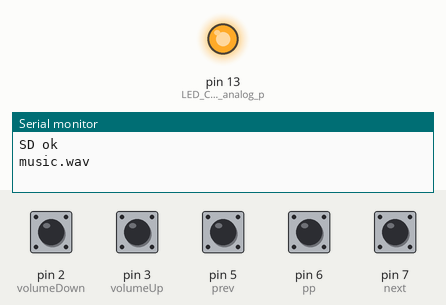
A sketch run on a simulated Arduino Uno, built with avr-gcc and run on an emulated ATmega328P. On the bench: output pins drawn as LEDs (lit = HIGH), the last lines printed to the serial monitor. Dashed ring = blinking. The inputs (shaded band) are chosen by the test bench; at power-on: pin 2 (volumeDown), pin 3 (volumeUp), pin 5 (prev), pin 6 (pp), pin 7 (next) HIGH. Storage starts empty; the audio player accepts every command and is not drawn.

Above: at 0.6 s.
At 1.2 s:
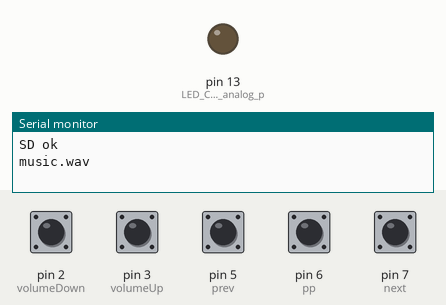
1.3 s: pin 5 (prev) pulled LOW for 0.15 s
At 1.9 s:
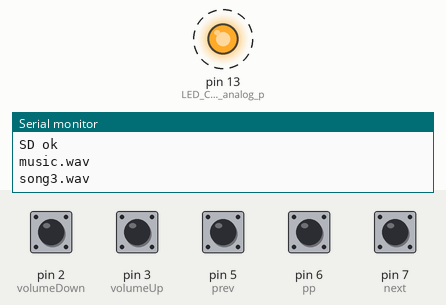
4.3 s: pin 6 (pp) pulled LOW for 0.15 s
7.3 s: pin 6 (pp) pulled LOW for 1 s
Timing chart, 0 to 16.3 s (numbered marks = the images above; inputs shaded):
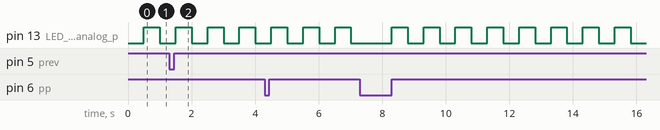

The sketch:

MP3_player_with_volume.ino
```cpp
#include <SD.h>                      // need to include the SD library
//#define SD_ChipSelectPin 53  //example uses hardware SS pin 53 on Mega2560
#define SD_ChipSelectPin 4  //using digital pin 4 on arduino nano 328, can use other pins
#include <TMRpcm.h>           //  also need to include this library...
#include <SPI.h>


TMRpcm tmrpcm;   // create an object for use in this sketch


int volumeDown=2;
int volumeUp=3;
int prev=5;
int pp=6;
int next=7;

int pauseState=0;
unsigned long time = 0;
int temp=1;
void setup(){

  pinMode(pp,INPUT_PULLUP);
  pinMode(next,INPUT_PULLUP);
  pinMode(prev,INPUT_PULLUP);
  pinMode(volumeDown,INPUT_PULLUP);
  pinMode(volumeUp,INPUT_PULLUP);

  tmrpcm.speakerPin = 10; //5,6,11 or 46 on Mega, 9 on Uno, Nano, etc
  //Complimentary Output or Dual Speakers:
  //pinMode(10,OUTPUT); Pin pairs: 9,10 Mega: 5-2,6-7,11-12,46-45

  Serial.begin(115200);
  pinMode(13,OUTPUT); //LED Connected to analog pin 0
  if (!SD.begin(SD_ChipSelectPin)) {  // see if the card is present and can be initialized:
    Serial.println("SD fail");
    return;   // don't do anything more if not

  }
  else{
    if(tmrpcm.isPlaying() && millis() - time > 50 ) {
      digitalWrite(13,!digitalRead(13));
      time = millis();
  }
  else if(millis() - time > 500)
  {
    digitalWrite(13,!digitalRead(13));
    time = millis();
  }
  Serial.println("SD ok");
     if(temp==1)
  {
    tmrpcm.play("music.wav",0);
    Serial.println("music.wav");

  }
    else if(temp==2)
    {
      tmrpcm.play("song1.wav",0);
      Serial.println("song1.wav");
    }
    else if(temp==3)
    {

      tmrpcm.play("song2.wav");
      Serial.println("song2.wav");
    }
    else if(temp==4)
    {
      tmrpcm.play("song3.wav");
      Serial.println("song3.wav");
    }
    else if(temp==5)
    {
      tmrpcm.play("song4.wav");
      Serial.println("song4.wav");
    }
    else if(temp==6){
      temp=1;
      Serial.println("music.wav");
      tmrpcm.play("music.wav");


    tmrpcm.setVolume(4);

  }
  //the sound file "music" will play each time the arduino powers up, or is reset
}


}
void loop(){

  while(digitalRead(volumeUp)==0)
    if(digitalRead(volumeUp)==0){

      tmrpcm.volume(1);
      delay(200);
      break;
    }
     while(digitalRead(volumeDown)==0)
      if(digitalRead(volumeDown)==0){

      tmrpcm.volume(0);
      delay(200);
      break;
      }

  //blink the LED manually to demonstrate music playback is independant of main loop
  if(tmrpcm.isPlaying() && millis() - time > 50 ) {
      digitalWrite(13,!digitalRead(13));
      time = millis();
  }
  else if(millis() - time > 500)
  {
    digitalWrite(13,!digitalRead(13));
    time = millis();
  }
while(digitalRead(pp)==0 or digitalRead(next)==0 or digitalRead(prev)==0)
  {
    if(digitalRead(pp)==0)
    {
      tmrpcm.pause();
      pauseState++;
      if(pauseState==1)
      {
      Serial.println("Pause");
        if(temp==1)
      Serial.print(" song1 ");
      else if(temp==2)
      Serial.print(" song2 ");
      else if(temp==3)
      Serial.print(" song3 ");
      else if(temp==4)
      Serial.print(" song4 ");
      }
      else if(pauseState==2){
      Serial.println("Playing");
      if(temp==1)
      Serial.print(" song1 ");
      else if(temp==2)
      Serial.print(" song2 ");
      else if(temp==3)
      Serial.print(" song3 ");
      else if(temp==4)
      Serial.print(" song4 ");
      }
      while(digitalRead(pp)==0)
      delay(200);

    }
    else if(digitalRead(next)==0)
    {
      if(temp<7)
      temp=temp+1;
      while(digitalRead(next)==0)
     delay(200);
      song();
    }
    else if(digitalRead(prev)==0)
    {
        if(temp==1)
        temp=5;
        else if(temp<7)
        temp=temp-1;
        while(digitalRead(prev)==0)
        delay(200);
        song();
    }

  }

  /*if(Serial.available()){
    switch(Serial.read()){
    case 'd': tmrpcm.play("music"); break;
    case 'P': tmrpcm.play("temple"); break;
    case 't': tmrpcm.play("catfish"); break;
    case 'p': tmrpcm.pause(); break;
    case '?': if(tmrpcm.isPlaying()){ Serial.println("A wav file is being played");} break;
    case 'S': tmrpcm.stopPlayback(); break;
    case '=': tmrpcm.volume(1); break;
    case '-': tmrpcm.volume(0); break;
    case '0': tmrpcm.quality(0); break;
    case '1': tmrpcm.quality(1); break;
    default: break;
    }
  }*/

}
void song (){
  if(temp==1)
  {
    tmrpcm.play("music.wav");
    Serial.println("music.wav");
  }
    else if(temp==2)
    {
      tmrpcm.play("song1.wav");
      Serial.println("song1.wav");
    }
    else if(temp==3)
    {
      tmrpcm.play("song2.wav");
      Serial.println("song2.wav");
    }
    else if(temp==4)
    {
      tmrpcm.play("song3.wav");
      Serial.println("song3.wav");
    }
    else if(temp==5){

      Serial.println("song3.wav");
      tmrpcm.play("song3.wav");
    }
    else if(temp==6){
      temp=1;
      Serial.println("music.wav");
      tmrpcm.play("music.wav");
    }
  }
```

Measured:
- by itself, pin 13 (LED_Connected_to_analog_p): alternates HIGH for 0.50 s and LOW for 0.50 s
